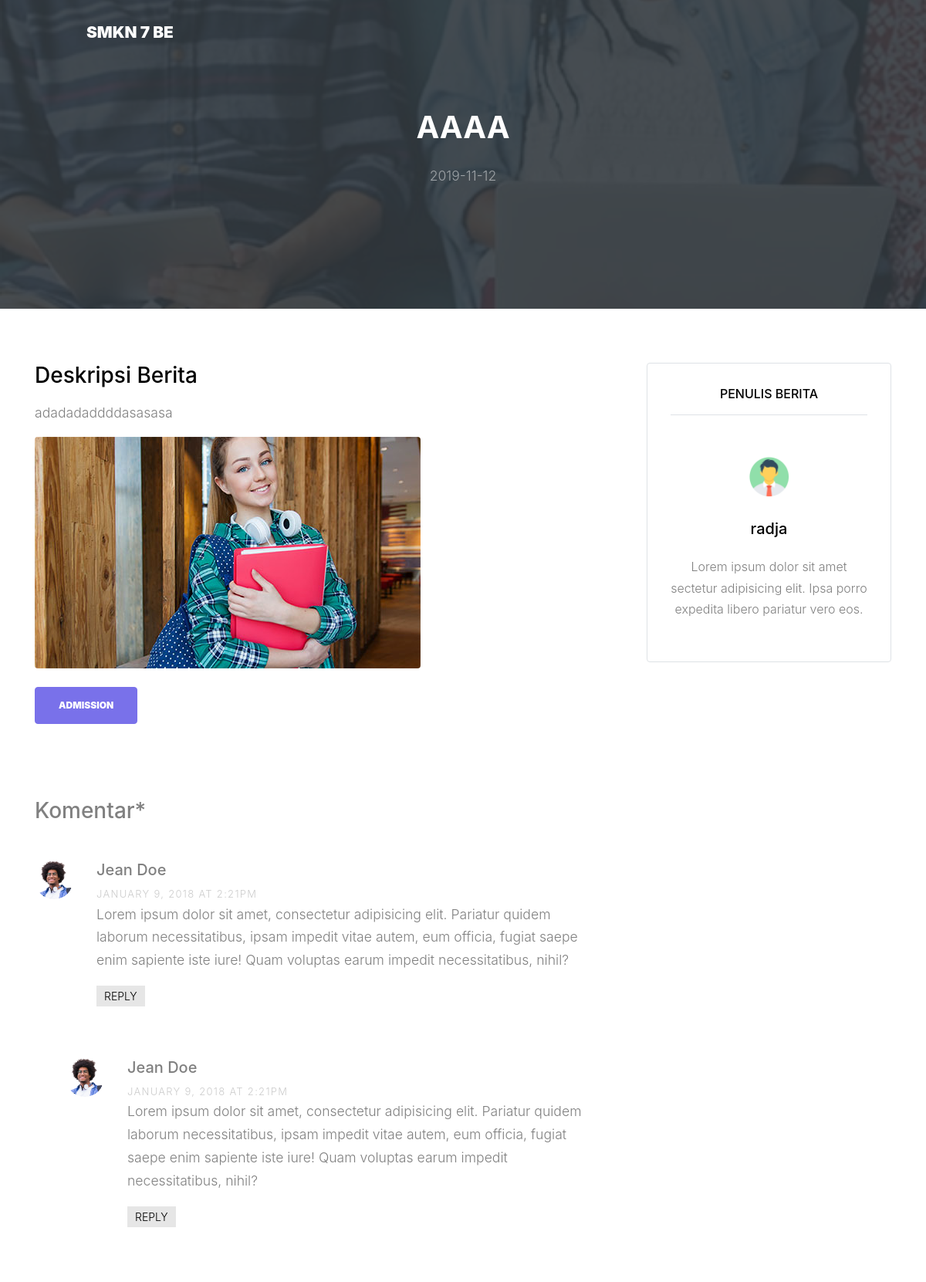
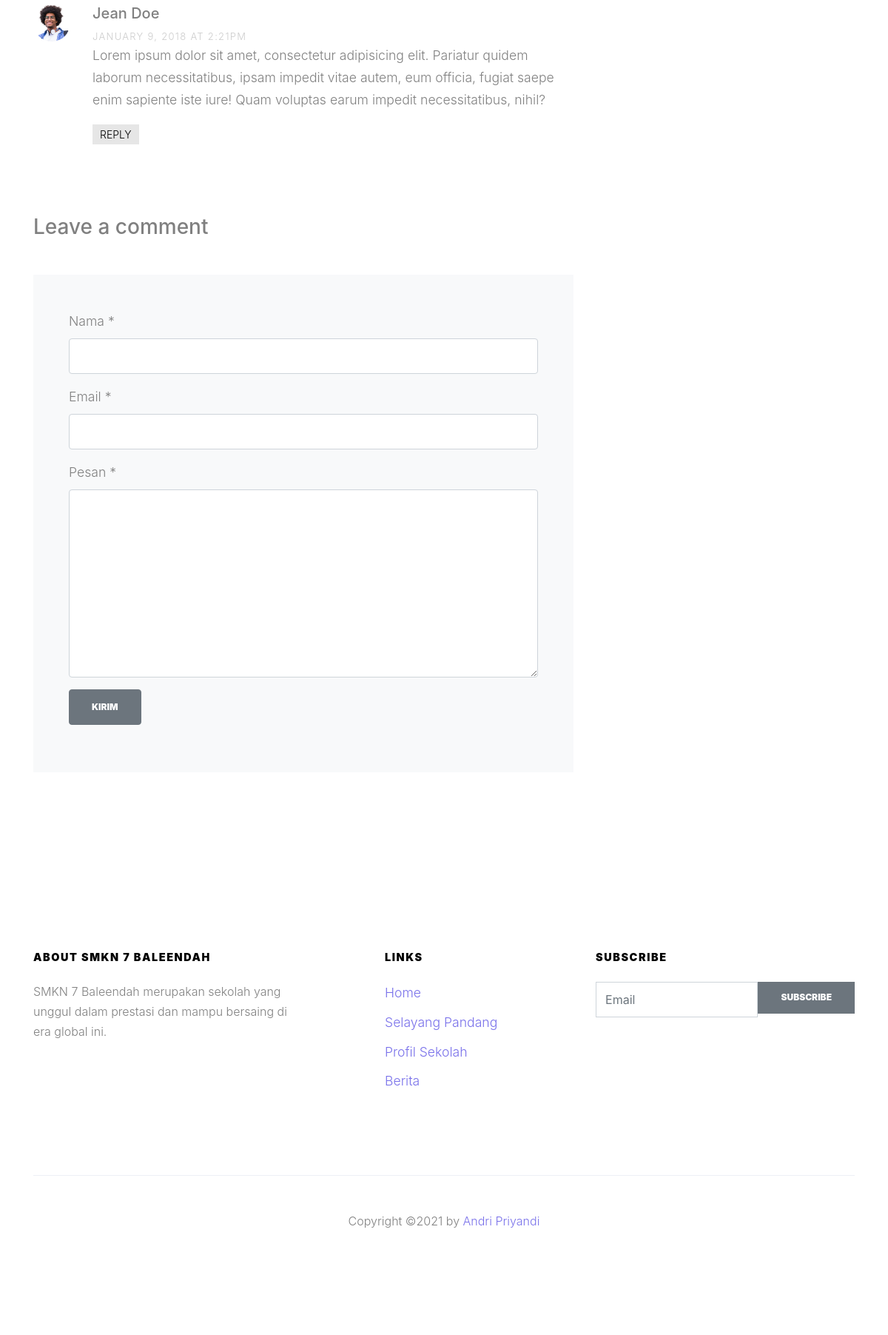
The app's page /berita.php?id=4 with its own data (2 pictures, top to bottom).
### tables this page shows
CREATE TABLE `berita` (
  `id` int(11) NOT NULL,
  `judul` varchar(255) NOT NULL,
  `tanggal` date NOT NULL,
  `isi` text NOT NULL,
  `penulis` varchar(255) NOT NULL,
  `foto` varchar(255) NOT NULL
);

### berita.php (the view, shortened to what this page needs)
<!DOCTYPE html>
<html lang="en">
  <head>
    <link rel="stylesheet" href="fonts/icomoon/style.css">
    <link rel="stylesheet" href="css/bootstrap.min.css">
    <link rel="stylesheet" href="css/jquery-ui.css">
    <link rel="stylesheet" href="css/owl.carousel.min.css">
    <link rel="stylesheet" href="css/owl.theme.default.min.css">
    <link rel="stylesheet" href="css/owl.theme.default.min.css">
    <link rel="stylesheet" href="css/jquery.fancybox.min.css">
    <link rel="stylesheet" href="css/bootstrap-datepicker.css">
    <link rel="stylesheet" href="fonts/flaticon/font/flaticon.css">
    <link rel="stylesheet" href="css/aos.css">
    <link rel="stylesheet" href="css/style.css">
  </head>
  <body data-spy="scroll" data-target=".site-navbar-target" data-offset="300">
  <div class="site-wrap">
    <header class="site-navbar py-4 js-sticky-header site-navbar-target" role="banner">
      <div class="container-fluid">
        <div class="d-flex align-items-center">
          <div class="site-logo mr-auto w-25"><a href="index.php">SMKN 7 BE</a></div>
        </div>
        </div>
      </div>
    <?php
    include "dashboard/conf/koneksi.php";
    $id = $_GET['id'];
    $query = "SELECT * FROM berita WHERE id ='".$id."' ";
    $sql = mysqli_query($koneksi, $query);
    $data = mysqli_fetch_array($sql);
    ?>
    <div class="intro-section single-cover" id="home-section">
      <div class="slide-1 " style="background-image: url('images/img_2.jpg');" data-stellar-background-ratio="0.5">
        <div class="container">
          <div class="row align-items-center">
            <div class="col-12">
              <div class="row justify-content-center align-items-center text-center">
                <div class="col-lg-6">
                  <h1 data-aos="fade-up" data-aos-delay="0"><?php echo $data['judul']; ?></h1>
                  <p data-aos="fade-up" data-aos-delay="100"><?php echo $data['tanggal']; ?></a></p>
                </div>
              </div>
            </div>
          </div>
        </div>
      </div>
    </div>
    <div class="site-section">
      <div class="container">
        <div class="row">
          <div class="col-lg-8 mb-5">
            <div class="mb-5">
              <h3 class="text-black">Deskripsi Berita</h3>
              <p><?php echo $data['isi']; ?></p>
              <div class="row mb-4">
                <div class="col-md-12">
                  <img src="dashboard/admin/proses/images/<?php echo $data['foto']; ?>" alt="Image" class="img-fluid rounded">
                </div>
              </div>
              <p class="mt-4"><a href="#" class="btn btn-primary">Admission</a></p>
            </div>
            <div class="pt-5">
              <h3 class="mb-5">Komentar*</h3>
              <ul class="comment-list">
                <li class="comment">
                  <div class="vcard bio">
                    <img src="images/person_1.jpg" alt="Image placeholder">
                  </div>
                  <div class="comment-body">
                    <h3>Jean Doe</h3>
                    <div class="meta">January 9, 2018 at 2:21pm</div>
                    <p>Lorem ipsum dolor sit amet, consectetur adipisicing elit. Pariatur quidem laborum necessitatibus, ipsam impedit vitae autem, eum officia, fugiat saepe enim sapiente iste iure! Quam voluptas earum impedit necessitatibus, nihil?</p>
                    <p><a href="#" class="reply">Reply</a></p>
                  </div>
                  <ul class="children">
                    <li class="comment">
                      <div class="vcard bio">
                        <img src="images/person_1.jpg" alt="Image placeholder">
                      </div>
                      <div class="comment-body">
                        <h3>Jean Doe</h3>
                        <div class="meta">January 9, 2018 at 2:21pm</div>
                        <p>Lorem ipsum dolor sit amet, consectetur adipisicing elit. Pariatur quidem laborum necessitatibus, ipsam impedit vitae autem, eum officia, fugiat saepe enim sapiente iste iure! Quam voluptas earum impedit necessitatibus, nihil?</p>
                        <p><a href="#" class="reply">Reply</a></p>
                      </div>
                    </li>
                  </ul>
                </li>
                <li class="comment">
                  <div class="vcard bio">
                    <img src="images/person_1.jpg" alt="Image placeholder">
                  </div>
                  <div class="comment-body">
                    <h3>Jean Doe</h3>
                    <div class="meta">January 9, 2018 at 2:21pm</div>
                    <p>Lorem ipsum dolor sit amet, consectetur adipisicing elit. Pariatur quidem laborum necessitatibus, ipsam impedit vitae autem, eum officia, fugiat saepe enim sapiente iste iure! Quam voluptas earum impedit necessitatibus, nihil?</p>
                    <p><a href="#" class="reply">Reply</a></p>
                  </div>
                </li>
              </ul>
              <div class="comment-form-wrap pt-5">
                <h3 class="mb-5">Leave a comment</h3>
                <form action="#" class="p-5 bg-light">
                  <div class="form-group">
                    <label for="name">Nama *</label>
                    <input type="text" class="form-control" id="name">
                  </div>
                  <div class="form-group">
                    <label for="email">Email *</label>
                    <input type="email" class="form-control" id="email">
                  </div>
                  <div class="form-group">
                    <label for="message">Pesan *</label>
                    <textarea name="" id="message" cols="30" rows="10" class="form-control"></textarea>
                  </div>
                  <div class="form-group">
                    <input type="submit" value="Kirim" class="btn btn-secondary">
                  </div>
                </form>
              </div>
            </div>
          </div>
          <div class="col-lg-4 pl-lg-5">
            <div class="mb-5 text-center border rounded course-instructor">
              <h3 class="mb-5 text-black text-uppercase h6 border-bottom pb-3">Penulis Berita</h3>
              <div class="mb-4 text-center">
                <img src="images/user.png" alt="Image" class="w-25 rounded-circle mb-4">
                <h3 class="h5 text-black mb-4"><?php echo $data['penulis']; ?></h3>
                <p>Lorem ipsum dolor sit amet sectetur adipisicing elit. Ipsa porro expedita libero pariatur vero eos.</p>
              </div>
            </div>
          </div>
        </div>
      </div>
    </div>
 <footer class="footer-section bg-white">
      <div class="container">
        <div class="row">
          <div class="col-md-4">
            <h3>About SMKN 7 Baleendah</h3>
            <p>SMKN 7 Baleendah merupakan sekolah yang unggul dalam prestasi dan mampu bersaing di era global ini. </p>
          </div>
          <div class="col-md-3 ml-auto">
            <h3>Links</h3>
            <ul class="list-unstyled footer-links">
              <li><a href="#">Home</a></li>
              <li><a href="#">Selayang Pandang</a></li>
              <li><a href="#">Profil Sekolah</a></li>
              <li><a href="#">Berita</a></li>
            </ul>
          </div>
          <div class="col-md-4">
            <h3>Subscribe</h3>
            <form action="#" class="footer-subscribe">
              <div class="d-flex mb-5">
                <input type="text" class="form-control rounded-0" placeholder="Email">
                <input type="submit" class="btn btn-secondary rounded-0" value="Subscribe">
              </div>
            </form>
          </div>
        </div>
        <div class="row pt-5 mt-5 text-center">
          <div class="col-md-12">
            <div class="border-top pt-5">
            <p>
        Copyright &copy;<script>document.write(new Date().getFullYear());</script>  by <a href="#" target="_blank" > Andri Priyandi</a>
      </p>
            </div>
          </div>
        </div>
      </div>
    </footer>
  </body>
</html>

### css/style.css (style rules this page uses)
body { line-height: 1.7; color: gray; font-weight: 300; font-size: 1.1rem; }
a { -webkit-transition: .3s all ease; -o-transition: .3s all ease; transition: .3s all ease; }
h1, h2, h3, h4, h5, .h1, .h2, .h3, .h4, .h5 { font-family: "Muli", -apple-system, BlinkMacSystemFont, "Segoe UI", Roboto, "Helvetica Neue", Arial, sans-serif, "Apple Color Emoji", "Segoe UI Emoji", "Segoe UI Symbol", "Noto Color Emoji"; }
.text-black { color: #000 !important; }
.site-wrap:before { display: none; -webkit-transition: .3s all ease-in-out; -o-transition: .3s all ease-in-out; transition: .3s all ease-in-out; background: rgba(0, 0, 0, 0.6); content: ""; position: absolute; z-index: 2000; top: 0; left: 0; right: 0; bottom: 0; opacity: 0; visibility: hidden; }
.btn { text-transform: uppercase; font-size: 12px; font-weight: 900; padding: 14px 30px; }
.form-control { height: 48px; font-family: "Muli", -apple-system, BlinkMacSystemFont, "Segoe UI", Roboto, "Helvetica Neue", Arial, sans-serif, "Apple Color Emoji", "Segoe UI Emoji", "Segoe UI Symbol", "Noto Color Emoji"; }
.site-section { padding: 2.5em 0; }
@media (min-width: 768px) { .site-section { padding: 5em 0; } }
.border-top { border-top: 1px solid #edf0f5 !important; }
.site-logo { position: relative; font-weight: 900; font-size: 1.3rem; }
.site-logo a { color: #fff; }
.site-navbar { margin-bottom: 0px; z-index: 1999; position: absolute; width: 100%; }
.site-navbar .container-fluid { padding-left: 7rem; padding-right: 7rem; }
.sticky-wrapper .site-navbar { -webkit-transition: .3s all ease; -o-transition: .3s all ease; transition: .3s all ease; }
.intro-section { position: relative; }
.intro-section, .intro-section .container > .row { height: 100vh; min-height: 900px; }
.intro-section.single-cover, .intro-section.single-cover .container > .row { height: 50vh; min-height: 400px; }
.intro-section h1 { font-size: 2.5rem; font-weight: 700; color: #fff; margin-bottom: 1.5rem; }
.intro-section p { color: rgba(255, 255, 255, 0.5); font-size: 1.1rem; }
.slide-1 { background-size: cover; background-position: center; }
.slide-1:before { content: ""; position: absolute; height: 100%; width: 100%; background: #343a40; opacity: .9; border-bottom-right-radius: 0px; }
.site-section { padding: 4em 0; position: relative; }
.footer-section { padding: 7em 0; background-color: #fafafa; }
.footer-section p { font-size: 1rem; }
.footer-section h3 { font-size: .9rem; letter-spacing: .1rem; text-transform: uppercase; color: #000; margin-bottom: 1.5rem; font-weight: 900; }
.footer-section .footer-links li { margin-bottom: 10px; }
.footer-subscribe .btn { height: 43px; line-height: 1; }
.course-instructor { padding: 30px; }
.course-instructor p { font-size: 1rem; }
.comment-form-wrap { clear: both; }
.comment-list { padding: 0; margin: 0; }
.comment-list .children { padding: 50px 0 0 40px; margin: 0; float: left; width: 100%; }
.comment-list li { padding: 0; margin: 0 0 30px 0; float: left; width: 100%; clear: both; list-style: none; }
.comment-list li .vcard { width: 80px; float: left; }
.comment-list li .vcard img { width: 50px; border-radius: 50%; }
.comment-list li .comment-body { float: right; width: calc(100% - 80px); }
.comment-list li .comment-body h3 { font-size: 20px; }
.comment-list li .comment-body .meta { text-transform: uppercase; font-size: 13px; letter-spacing: .1em; color: #ccc; }
.comment-list li .comment-body .reply { padding: 5px 10px; background: #e6e6e6; color: #000; text-transform: uppercase; font-size: 14px; }

### records on screen
berita: judul "AAAA", tanggal "2019-11-12", isi "adadadaddddasasasa", foto (picture), penulis "radja"
